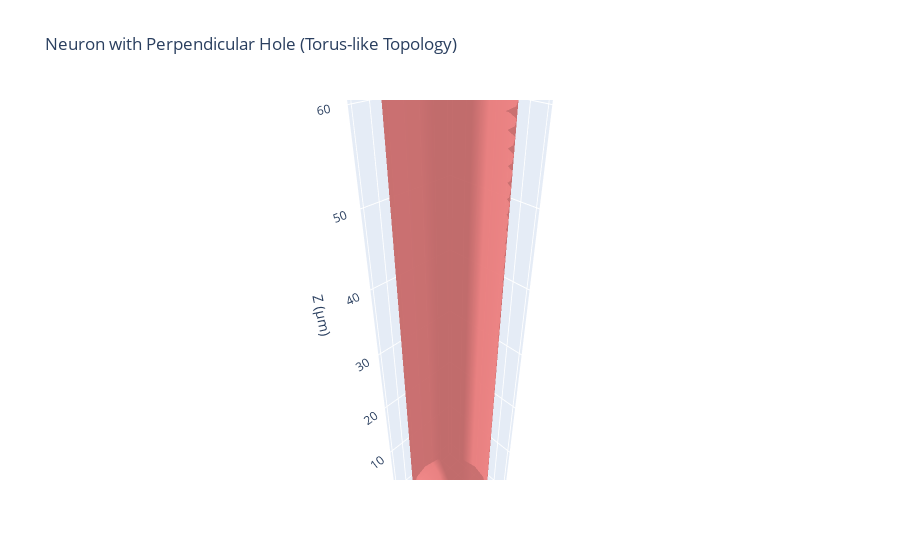

The notebook cell this image was saved under:
### Markdown cell above
## 6. Advanced Z-stack Operations

Z-stack morphologies can be processed, filtered, and manipulated using various advanced operations for research and modeling applications.

### Code cell
# Advanced z-stack processing operations
print("⚙️ Advanced z-stack operations...")
print()

# Cross-sectional analysis
mid_slice = y_zstack.shape[0] // 2
cross_section = y_zstack[mid_slice, :, :]
print(f"✓ Extracted cross-section at z={mid_slice}: {cross_section.shape}")

# Calculate geometric properties
volume_voxels = np.sum(y_zstack)
total_voxels = y_zstack.size
fill_ratio = volume_voxels / total_voxels

print(f"✓ Y-branch fill analysis:")
print(f"   • Volume voxels: {volume_voxels}")
print(f"   • Fill ratio: {fill_ratio:.3f}")
print()

# Morphological operations (future extensions)
print("🔬 Advanced processing capabilities:")
print("   • Cross-sectional analysis")
print("   • Volume fraction calculations")
print("   • Distance transforms")
print("   • Connectivity analysis")
print("   • Surface mesh generation") 
print("   • Compartment segmentation")
print()
print("🎯 These operations prepare z-stacks for:")
print("   • Detailed morphometry")
print("   • Simulation compartmentalization")
print("   • Multi-scale modeling")

### Figure 1 — Plotly figure (JSON) as saved in the notebook; plotly's stock layout.template omitted (floating-point values rounded to 4 significant figures; data arrays with more than 128 entries replaced by an {"elided": "..."} marker saying what was removed)
{"data": [{"color": "lightcoral", "i": {"elided": "1600 int values"}, "j": {"elided": "1600 int values"}, "k": {"elided": "1600 int values"}, "name": "Mesh", "opacity": 0.8, "type": "mesh3d", "x": {"elided": "802 float values"}, "y": {"elided": "802 float values"}, "z": {"elided": "802 float values"}}], "layout": {"scene": {"aspectmode": "data", "xaxis": {"title": {"text": "X (µm)"}}, "yaxis": {"title": {"text": "Y (µm)"}}, "zaxis": {"title": {"text": "Z (µm)"}}}, "title": {"text": "Neuron with Perpendicular Hole (Torus-like Topology)"}}}
